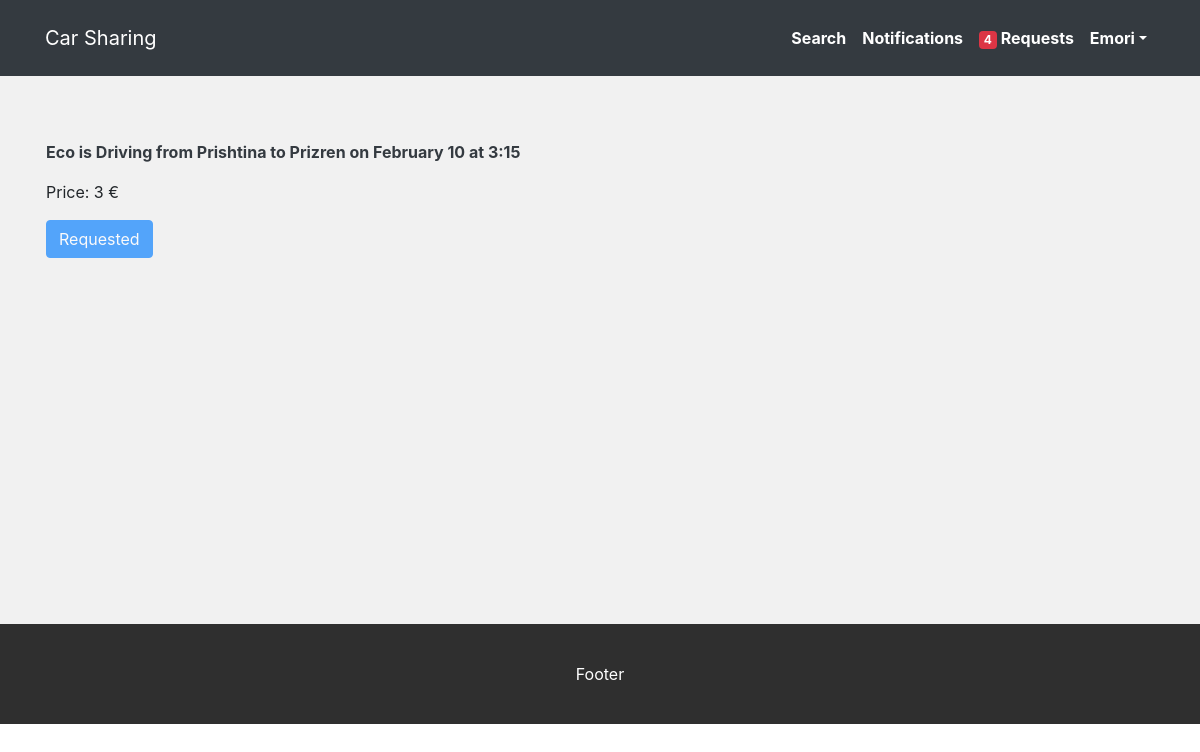
The page /5/details (signed in) on the database its author committed.
### models.py (models this page shows, shortened)
class User(db.Model):
    __tablename__ = 'users'
    id = db.Column(db.Integer, primary_key=True)
    first_name = db.Column(db.String(45))
    last_name = db.Column(db.String(45))
    email = db.Column(db.String(255))
    password = db.Column(db.String(255))
    created_at = db.Column(db.DateTime, server_default=func.now())
    updated_at = db.Column(db.DateTime, server_default=func.now(), onupdate=func.now())
    listings_requested_by_this_user = db.relationship('Listing', secondary=requests, lazy='dynamic',backref=db.backref('users', lazy=True))

class Listing(db.Model):
    __tablename__ = 'listings'
    id = db.Column(db.Integer, primary_key=True)
    user_id = db.Column(db.Integer, db.ForeignKey("users.id", ondelete="cascade"), nullable=False)
    location_from = db.Column(db.String())
    location_to = db.Column(db.String())
    description = db.Column(db.String())
    date = db.Column(db.DateTime)
    price = db.Column(db.String)
    created_at = db.Column(db.DateTime, server_default=func.now())
    updated_at = db.Column(db.DateTime, server_default=func.now(), onupdate=func.now())
    user = db.relationship('User', foreign_keys=[user_id], backref="user_listings")
    users_request_this_listing = db.relationship('User', secondary=requests, lazy='dynamic', backref=db.backref('listings', lazy=True))

### controller_functions.py (the view)
def details(listing_id):
    listing = Listing.query.get(listing_id)
    listing.month = listing.date.strftime("%B")
    listing.day = listing.date.day
    listing.hour = listing.date.hour
    listing.minute = listing.date.minute
    requester = listing.users_request_this_listing.filter_by(id=session['user_id']).first()
    print(requester)
    if ('user_id' in session):
        logged_in_user = User.query.filter_by(id=session['user_id']).first()
        return render_template("listing_details.html", listing=listing, logged_in_user=logged_in_user, requester=requester)
    else:
        logged_in_user = False
        return redirect('/login')

### templates/listing_details.html
{% include 'includes/header.html' %}
    <div class="container my-5 content-height p-3" id="results">
        <p class="text-dark font-weight-bold">{{listing.user.first_name}} is {{listing.description}} on {{listing.month}} {{listing.day}} at {{listing.hour}}:{{listing.minute}}</p>
        <p>Price: {{listing.price}} &euro;</p>
        {% if listing.user.id != session['user_id'] and not requester%}
        <form action="/{{listing.id}}/request_listing" method="post">
        <input type="submit" name="request_listing" value="Request" class="btn my-btn" id="request">
        </form>
        {% else %}
        <button class="btn btn-primary" disabled>Requested</button>
        {% endif %}
    </div>
{% include 'includes/footer.html' %}

### templates/includes/header.html (shortened to what this page needs)
<!DOCTYPE html>
<html lang="en">
<head>
    <link rel="stylesheet" type="text/css" href="{{ url_for('static', filename='css/bootstrap.min.css') }}">
    <link rel="stylesheet" href="https://use.fontawesome.com/releases/v5.8.2/css/all.css"
>
    <link rel="stylesheet" type="text/css" href="{{ url_for('static', filename='css/style.css') }}">
</head>
<div id="wrapper">
<body>
    <div id="header" class="full-rel-left">
        <nav class="navbar navbar-expand-lg navbar-dark">
            <div class="container">
                <a href="/" class="navbar-brand">Car Sharing</a>
                <div class="collapse navbar-collapse justify-content-end" id="navbarSupportedContent">
                    <ul class="navbar-nav ml-auto nav-flex-icons">
                        {% if(logged_in_user) %}
                        <li class="nav-item active">
                            <a class="nav-link" href="/">Search</a>
                        </li>
                        <li class="nav-item active">
                            <a class="nav-link" href="/notifications">Notifications</a>
                        </li>
                        <li class="nav-item">
                            <a class="nav-link" href="/requests"><span class="badge badge-danger mr-1">4</span>Requests</a>
                        </li>
                        <li class="nav-item dropdown">
                            <a class="nav-link dropdown-toggle" data-toggle="dropdown" role="button"
                                aria-haspopup="true" aria-expanded="false">{{logged_in_user.first_name}}</a>
                        </li>
                        {% endif %}
                    </ul>
                </div>
            </div>
        </nav>
    </div>

### static/css/style.css (style rules this page uses)
#wrapper { background-color: #f1f1f1; }
.full-rel-left { width: 100%; }
#header { padding: 10px 0; background-color: #343A40; }
.navbar-dark .navbar-nav .nav-link { color: #fff; font-weight: bolder; }
div.content-height { min-height: 300px; }

### rows shown on the page
User: first_name "Emori"
User: user.first_name "Eco"
Listing: description "Driving from Prishtina to Prizren", price "3"

### other values the page prints
{{ listing.month }} "February"
{{ listing.day }} "10"
{{ listing.hour }} "3"
{{ listing.minute }} "15"
